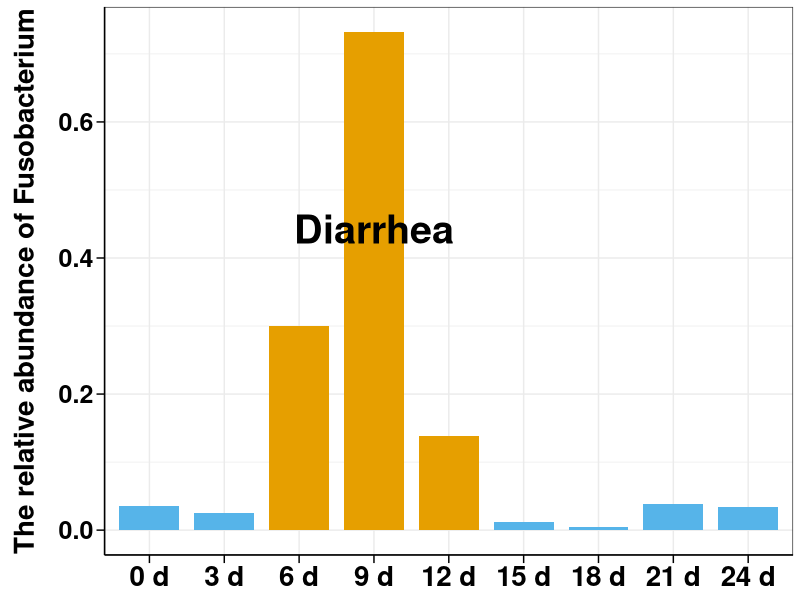

Source code (R):
Abundance <- read.table("Abundance.txt",header = TRUE,sep = "\t")

library(ggplot2)

cbbPalette <- c("#56B4E9", "#E69F00", "#009E73", "#F0E442", "#CC79A7", "#D55E00")
Palette <- c("#000000", "#000000", "#000000", "#000000", "#000000", "#CC79A7", "#D55E00")
Abundance$Taxon <- factor(Abundance$Taxon,levels = c("0 d","3 d","6 d","9 d","12 d","15 d","18 d","21 d","24 d"))

p <- ggplot(Abundance,aes(Taxon,Fusobacterium,fill = Group)) + 
  geom_bar(stat = "identity",width = 0.8) +
  annotate(geom = "text",x = 4,y = 0.4,label = "Diarrhea",size=10,hjust=0.5,vjust=-0.5,fontface = "bold") +
  scale_colour_manual(values=Palette)+
  scale_fill_manual(values=cbbPalette,guide = FALSE)+
  ylab("The relative abundance of Fusobacterium")+
  theme_bw()+
  theme(axis.ticks.length = unit(0.4,"lines"), axis.ticks = element_line(color='black'),
        axis.line = element_line(colour = "black"), 
        axis.title.x=element_blank(),
        axis.title.y=element_text(colour='black', size=20,face = "bold",vjust = 3),
        axis.text.y=element_text(colour='black',size=18,face = "bold"),
        axis.text.x=element_text(colour = "black",size = 20,face = "bold"),
        plot.margin = margin(t = 5,r = 5,b = 5, l = 20, unit = "pt"),
        text = element_text(colour = "black",size = 23,face = "bold.italic")) +
  theme(plot.title = element_text(size=28,colour = "black",face = "bold",hjust = 0.5))

tiff(filename="Abundance.tif",res=600,height=3600,width=5400,type="windows",compression = "lzw")
p
dev.off()
